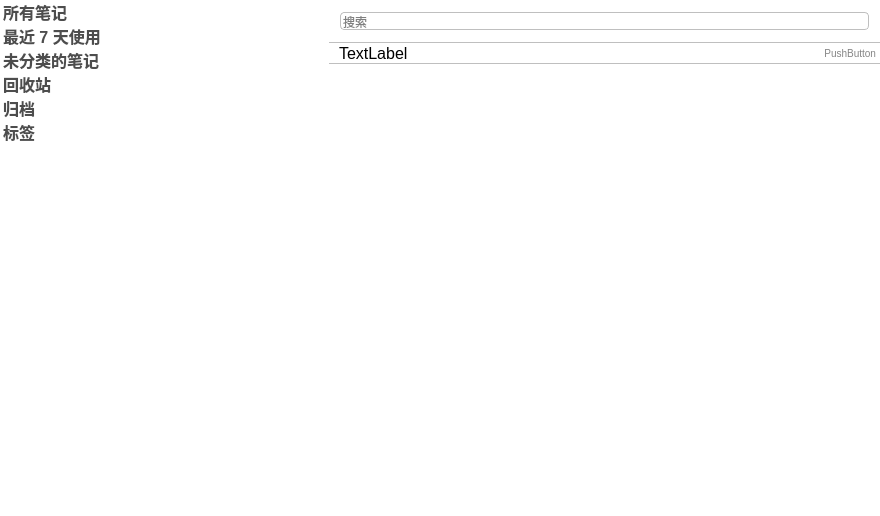
<?xml version="1.0" encoding="UTF-8"?>
<ui version="4.0">
 <class>MainWindow</class>
 <widget class="QMainWindow" name="MainWindow">
  <property name="geometry">
   <rect>
    <x>0</x>
    <y>0</y>
    <width>880</width>
    <height>516</height>
   </rect>
  </property>
  <property name="windowTitle">
   <string>MainWindow</string>
  </property>
  <property name="styleSheet">
   <string notr="true"/>
  </property>
  <property name="dockNestingEnabled">
   <bool>false</bool>
  </property>
  <widget class="QWidget" name="centralWidget">
   <property name="minimumSize">
    <size>
     <width>0</width>
     <height>460</height>
    </size>
   </property>
   <property name="styleSheet">
    <string notr="true">/* folderList */
QTreeView#groupTreeWidget{
	background-color: #ffffff;
	color:rgb(77, 77, 77);
	font-size: 12px;
	border: 0px;
}

QTreeView#groupTreeWidget::item:selected:!active,
QTreeView#groupTreeWidget::item:selected:active {
	background:rgb(218, 216, 222);
	color:rgb(77, 77, 77);
}

QTreeWidget#groupTreeWidget::item:hover {
  background-color: #ffffff;
}

QTreeWidget#groupTreeWidget::branch:selected:!active,
QTreeWidget#groupTreeWidget::branch:selected:active{
	background:rgb(218, 216, 222);
}

QWidget#widget{
	background-color: #ffffff;
}

QPushButton#pushButton_noteAdd,
QPushButton#pushButton_add{
	border-image: url(:/images/icon-add-up.png);
}

QPushButton#pushButton_noteAdd:pressed,
QPushButton#pushButton_add:pressed{
	border-image: url(:/images/icon-add-down.png);
}

QPushButton#pushButton_noteSubtract,
QPushButton#pushButton_subtract{
	border-image: url(:/images/icon-subtract-up.png);
}

QPushButton#pushButton_noteSubtract:pressed,
QPushButton#pushButton_subtract:pressed{
	border-image: url(:/images/icon-subtract-down.png);
}

/* noteList */

QWidget#widget_noteSearch {
	background-color: #ffffff;
}

QWidget#widget_noteSort{
	background-color: #ffffff;
	border-top: 0.5px solid rgb(191, 191, 191);
	border-bottom: 0.5px solid rgb(191, 191, 191);
}

QLineEdit#lineEdit_noteSearch{
	border-radius: 4px;
	border: 0.5px solid rgb(191, 191, 191);
	font-size: 12px;
}

QLabel#label_category{
	color: #808080;
}

QPushButton#pushButton_sort{
  border: none;
  font-size: 10px;
  height: 18px;
  color: #848484;
  border-radius: 4px;
}

QPushButton#pushButton_sort:hover{
  background-color: #d1d1d1;
  border-style: outset;
  color: #ffffff;
}

QPushButton#pushButton_sort:pressed{
  background-color: #929292;
  border-style: outset;
}

QPushButton#pushButton_sort::menu-indicator{
  image: url(:/images/icon-down-848484.png);
  subcontrol-position: right center;
  subcontrol-origin: padding;
  width: 8px;
  padding-left: 2px;
  padding-right: 6px;
}

QPushButton#pushButton_sort::menu-indicator:hover{
  image: url(:/images/icon-down-ffffff.png);
}

QListView#noteListWidget{
	background-color:rgb(255, 255, 255);
	font-size: 12px;
	border: 0;
  color: #ffffff;
}

QListView#noteListWidget::item:selected:!active,
QListView#noteListWidget::item:selected:active {
  background:#F5F5F5;
  color: #F5F5F5;
}

QListView#noteListWidget::item:hover {
  background: #ffffff;
}

QWidget#widget_6{
  background-color: #ffffff;
}
</string>
   </property>
   <layout class="QVBoxLayout" name="verticalLayout_2">
    <property name="spacing">
     <number>0</number>
    </property>
    <property name="leftMargin">
     <number>0</number>
    </property>
    <property name="topMargin">
     <number>0</number>
    </property>
    <property name="rightMargin">
     <number>0</number>
    </property>
    <property name="bottomMargin">
     <number>0</number>
    </property>
    <item>
     <widget class="QSplitter" name="splitter">
      <property name="orientation">
       <enum>Qt::Horizontal</enum>
      </property>
      <property name="opaqueResize">
       <bool>true</bool>
      </property>
      <property name="handleWidth">
       <number>0</number>
      </property>
      <property name="childrenCollapsible">
       <bool>false</bool>
      </property>
      <widget class="QFrame" name="widget_sidebar">
       <property name="sizePolicy">
        <sizepolicy hsizetype="Preferred" vsizetype="Preferred">
         <horstretch>0</horstretch>
         <verstretch>0</verstretch>
        </sizepolicy>
       </property>
       <property name="minimumSize">
        <size>
         <width>160</width>
         <height>0</height>
        </size>
       </property>
       <property name="maximumSize">
        <size>
         <width>16777215</width>
         <height>16777215</height>
        </size>
       </property>
       <property name="styleSheet">
        <string notr="true"/>
       </property>
       <layout class="QVBoxLayout" name="verticalLayout_4">
        <property name="spacing">
         <number>0</number>
        </property>
        <property name="leftMargin">
         <number>0</number>
        </property>
        <property name="topMargin">
         <number>0</number>
        </property>
        <property name="rightMargin">
         <number>0</number>
        </property>
        <property name="bottomMargin">
         <number>0</number>
        </property>
        <item>
         <widget class="GroupTreeWidget" name="groupTreeWidget">
          <property name="font">
           <font>
            <pointsize>-1</pointsize>
           </font>
          </property>
          <property name="styleSheet">
           <string notr="true"/>
          </property>
          <property name="verticalScrollBarPolicy">
           <enum>Qt::ScrollBarAsNeeded</enum>
          </property>
          <property name="horizontalScrollBarPolicy">
           <enum>Qt::ScrollBarAlwaysOff</enum>
          </property>
          <property name="indentation">
           <number>11</number>
          </property>
          <property name="rootIsDecorated">
           <bool>false</bool>
          </property>
          <property name="itemsExpandable">
           <bool>false</bool>
          </property>
          <attribute name="headerVisible">
           <bool>false</bool>
          </attribute>
          <column>
           <property name="text">
            <string>1</string>
           </property>
           <property name="font">
            <font>
             <pointsize>14</pointsize>
            </font>
           </property>
          </column>
          <item>
           <property name="text">
            <string>所有笔记</string>
           </property>
           <property name="font">
            <font>
             <pointsize>12</pointsize>
             <weight>75</weight>
             <bold>true</bold>
            </font>
           </property>
           <property name="foreground">
            <brush brushstyle="NoBrush">
             <color alpha="255">
              <red>111</red>
              <green>111</green>
              <blue>114</blue>
             </color>
            </brush>
           </property>
           <property name="icon">
            <iconset resource="../resources/resources.qrc">
             <normaloff>:/images/icon-allnote.png</normaloff>:/images/icon-allnote.png</iconset>
           </property>
          </item>
          <item>
           <property name="text">
            <string>最近 7 天使用</string>
           </property>
           <property name="font">
            <font>
             <pointsize>12</pointsize>
             <weight>75</weight>
             <bold>true</bold>
            </font>
           </property>
           <property name="foreground">
            <brush brushstyle="NoBrush">
             <color alpha="255">
              <red>111</red>
              <green>111</green>
              <blue>114</blue>
             </color>
            </brush>
           </property>
           <property name="icon">
            <iconset resource="../resources/resources.qrc">
             <normaloff>:/images/icon-recent.png</normaloff>:/images/icon-recent.png</iconset>
           </property>
          </item>
          <item>
           <property name="text">
            <string>未分类的笔记</string>
           </property>
           <property name="font">
            <font>
             <pointsize>12</pointsize>
             <weight>75</weight>
             <bold>true</bold>
            </font>
           </property>
           <property name="foreground">
            <brush brushstyle="NoBrush">
             <color alpha="255">
              <red>111</red>
              <green>111</green>
              <blue>114</blue>
             </color>
            </brush>
           </property>
           <property name="icon">
            <iconset resource="../resources/resources.qrc">
             <normaloff>:/images/icon-notclassify.png</normaloff>:/images/icon-notclassify.png</iconset>
           </property>
          </item>
          <item>
           <property name="text">
            <string>回收站</string>
           </property>
           <property name="font">
            <font>
             <pointsize>12</pointsize>
             <weight>75</weight>
             <bold>true</bold>
            </font>
           </property>
           <property name="foreground">
            <brush brushstyle="NoBrush">
             <color alpha="255">
              <red>111</red>
              <green>111</green>
              <blue>114</blue>
             </color>
            </brush>
           </property>
           <property name="icon">
            <iconset resource="../resources/resources.qrc">
             <normaloff>:/images/icon-trash.png</normaloff>:/images/icon-trash.png</iconset>
           </property>
          </item>
          <item>
           <property name="text">
            <string>归档</string>
           </property>
           <property name="font">
            <font>
             <pointsize>12</pointsize>
             <weight>75</weight>
             <bold>true</bold>
            </font>
           </property>
           <property name="foreground">
            <brush brushstyle="NoBrush">
             <color alpha="255">
              <red>111</red>
              <green>111</green>
              <blue>114</blue>
             </color>
            </brush>
           </property>
           <property name="icon">
            <iconset resource="../resources/resources.qrc">
             <normaloff>:/images/icon-folder.png</normaloff>:/images/icon-folder.png</iconset>
           </property>
           <property name="flags">
            <set>ItemIsEnabled</set>
           </property>
          </item>
          <item>
           <property name="text">
            <string>标签</string>
           </property>
           <property name="font">
            <font>
             <pointsize>12</pointsize>
             <weight>75</weight>
             <bold>true</bold>
            </font>
           </property>
           <property name="foreground">
            <brush brushstyle="NoBrush">
             <color alpha="255">
              <red>111</red>
              <green>111</green>
              <blue>114</blue>
             </color>
            </brush>
           </property>
           <property name="icon">
            <iconset resource="../resources/resources.qrc">
             <normaloff>:/images/icon-tags.png</normaloff>:/images/icon-tags.png</iconset>
           </property>
           <property name="flags">
            <set>ItemIsEnabled</set>
           </property>
          </item>
         </widget>
        </item>
        <item>
         <widget class="QWidget" name="widget" native="true">
          <property name="minimumSize">
           <size>
            <width>0</width>
            <height>24</height>
           </size>
          </property>
          <property name="maximumSize">
           <size>
            <width>16777215</width>
            <height>24</height>
           </size>
          </property>
          <property name="styleSheet">
           <string notr="true"/>
          </property>
          <layout class="QHBoxLayout" name="horizontalLayout">
           <property name="spacing">
            <number>6</number>
           </property>
           <property name="sizeConstraint">
            <enum>QLayout::SetDefaultConstraint</enum>
           </property>
           <property name="leftMargin">
            <number>8</number>
           </property>
           <property name="topMargin">
            <number>0</number>
           </property>
           <property name="rightMargin">
            <number>0</number>
           </property>
           <property name="bottomMargin">
            <number>0</number>
           </property>
           <item>
            <widget class="QPushButton" name="pushButton_add">
             <property name="maximumSize">
              <size>
               <width>16</width>
               <height>16</height>
              </size>
             </property>
             <property name="styleSheet">
              <string notr="true"/>
             </property>
             <property name="text">
              <string/>
             </property>
             <property name="iconSize">
              <size>
               <width>16</width>
               <height>16</height>
              </size>
             </property>
             <property name="default">
              <bool>false</bool>
             </property>
             <property name="flat">
              <bool>true</bool>
             </property>
            </widget>
           </item>
           <item>
            <widget class="QPushButton" name="pushButton_subtract">
             <property name="maximumSize">
              <size>
               <width>16</width>
               <height>16</height>
              </size>
             </property>
             <property name="font">
              <font>
               <pointsize>13</pointsize>
              </font>
             </property>
             <property name="styleSheet">
              <string notr="true"/>
             </property>
             <property name="text">
              <string/>
             </property>
             <property name="iconSize">
              <size>
               <width>16</width>
               <height>16</height>
              </size>
             </property>
             <property name="flat">
              <bool>true</bool>
             </property>
            </widget>
           </item>
           <item>
            <spacer name="horizontalSpacer">
             <property name="orientation">
              <enum>Qt::Horizontal</enum>
             </property>
             <property name="sizeHint" stdset="0">
              <size>
               <width>40</width>
               <height>20</height>
              </size>
             </property>
            </spacer>
           </item>
          </layout>
         </widget>
        </item>
       </layout>
      </widget>
      <widget class="QFrame" name="widget_listBar">
       <property name="minimumSize">
        <size>
         <width>200</width>
         <height>0</height>
        </size>
       </property>
       <property name="maximumSize">
        <size>
         <width>16777215</width>
         <height>16777215</height>
        </size>
       </property>
       <property name="styleSheet">
        <string notr="true"/>
       </property>
       <layout class="QVBoxLayout" name="verticalLayout">
        <property name="spacing">
         <number>0</number>
        </property>
        <property name="leftMargin">
         <number>0</number>
        </property>
        <property name="topMargin">
         <number>0</number>
        </property>
        <property name="rightMargin">
         <number>0</number>
        </property>
        <property name="bottomMargin">
         <number>0</number>
        </property>
        <item>
         <widget class="QWidget" name="widget_noteSearch" native="true">
          <property name="minimumSize">
           <size>
            <width>0</width>
            <height>42</height>
           </size>
          </property>
          <property name="maximumSize">
           <size>
            <width>16777215</width>
            <height>42</height>
           </size>
          </property>
          <layout class="QVBoxLayout" name="verticalLayout_5">
           <item>
            <widget class="QLineEdit" name="lineEdit_noteSearch">
             <property name="placeholderText">
              <string>搜索</string>
             </property>
            </widget>
           </item>
          </layout>
         </widget>
        </item>
        <item>
         <widget class="QWidget" name="widget_noteSort" native="true">
          <property name="minimumSize">
           <size>
            <width>0</width>
            <height>22</height>
           </size>
          </property>
          <property name="maximumSize">
           <size>
            <width>16777215</width>
            <height>22</height>
           </size>
          </property>
          <layout class="QHBoxLayout" name="horizontalLayout_3">
           <property name="spacing">
            <number>0</number>
           </property>
           <property name="leftMargin">
            <number>10</number>
           </property>
           <property name="topMargin">
            <number>0</number>
           </property>
           <property name="rightMargin">
            <number>4</number>
           </property>
           <property name="bottomMargin">
            <number>0</number>
           </property>
           <item>
            <widget class="QLabel" name="label_groupName">
             <property name="minimumSize">
              <size>
               <width>0</width>
               <height>13</height>
              </size>
             </property>
             <property name="font">
              <font>
               <pointsize>12</pointsize>
              </font>
             </property>
             <property name="styleSheet">
              <string notr="true"/>
             </property>
             <property name="text">
              <string>TextLabel</string>
             </property>
             <property name="textFormat">
              <enum>Qt::AutoText</enum>
             </property>
             <property name="alignment">
              <set>Qt::AlignLeading|Qt::AlignLeft|Qt::AlignVCenter</set>
             </property>
             <property name="margin">
              <number>0</number>
             </property>
             <property name="indent">
              <number>-1</number>
             </property>
            </widget>
           </item>
           <item>
            <spacer name="horizontalSpacer_3">
             <property name="orientation">
              <enum>Qt::Horizontal</enum>
             </property>
             <property name="sizeHint" stdset="0">
              <size>
               <width>286</width>
               <height>7</height>
              </size>
             </property>
            </spacer>
           </item>
           <item>
            <widget class="QPushButton" name="pushButton_sort">
             <property name="styleSheet">
              <string notr="true"/>
             </property>
             <property name="text">
              <string>   PushButton</string>
             </property>
            </widget>
           </item>
          </layout>
         </widget>
        </item>
        <item>
         <widget class="NoteListWidget" name="noteListWidget">
          <property name="minimumSize">
           <size>
            <width>0</width>
            <height>0</height>
           </size>
          </property>
          <property name="maximumSize">
           <size>
            <width>16777215</width>
            <height>16777215</height>
           </size>
          </property>
          <property name="styleSheet">
           <string notr="true"/>
          </property>
          <property name="verticalScrollBarPolicy">
           <enum>Qt::ScrollBarAsNeeded</enum>
          </property>
          <property name="horizontalScrollBarPolicy">
           <enum>Qt::ScrollBarAlwaysOff</enum>
          </property>
          <property name="sizeAdjustPolicy">
           <enum>QAbstractScrollArea::AdjustIgnored</enum>
          </property>
          <property name="isWrapping" stdset="0">
           <bool>false</bool>
          </property>
          <property name="resizeMode">
           <enum>QListView::Fixed</enum>
          </property>
          <property name="layoutMode">
           <enum>QListView::SinglePass</enum>
          </property>
          <property name="batchSize">
           <number>100</number>
          </property>
          <property name="wordWrap">
           <bool>false</bool>
          </property>
          <property name="selectionRectVisible">
           <bool>false</bool>
          </property>
          <property name="currentRow">
           <number>-1</number>
          </property>
          <property name="sortingEnabled">
           <bool>false</bool>
          </property>
         </widget>
        </item>
        <item>
         <widget class="QWidget" name="widget_6" native="true">
          <property name="minimumSize">
           <size>
            <width>0</width>
            <height>24</height>
           </size>
          </property>
          <property name="maximumSize">
           <size>
            <width>16777215</width>
            <height>24</height>
           </size>
          </property>
          <layout class="QHBoxLayout" name="horizontalLayout_2">
           <property name="spacing">
            <number>6</number>
           </property>
           <property name="leftMargin">
            <number>8</number>
           </property>
           <property name="topMargin">
            <number>0</number>
           </property>
           <property name="rightMargin">
            <number>0</number>
           </property>
           <property name="bottomMargin">
            <number>0</number>
           </property>
           <item>
            <widget class="QPushButton" name="pushButton_noteAdd">
             <property name="maximumSize">
              <size>
               <width>16</width>
               <height>16</height>
              </size>
             </property>
             <property name="styleSheet">
              <string notr="true"/>
             </property>
             <property name="text">
              <string/>
             </property>
             <property name="flat">
              <bool>true</bool>
             </property>
            </widget>
           </item>
           <item>
            <widget class="QPushButton" name="pushButton_noteSubtract">
             <property name="maximumSize">
              <size>
               <width>16</width>
               <height>16</height>
              </size>
             </property>
             <property name="styleSheet">
              <string notr="true"/>
             </property>
             <property name="text">
              <string/>
             </property>
             <property name="flat">
              <bool>true</bool>
             </property>
            </widget>
           </item>
           <item>
            <spacer name="horizontalSpacer_2">
             <property name="orientation">
              <enum>Qt::Horizontal</enum>
             </property>
             <property name="sizeHint" stdset="0">
              <size>
               <width>40</width>
               <height>20</height>
              </size>
             </property>
            </spacer>
           </item>
          </layout>
         </widget>
        </item>
       </layout>
      </widget>
      <widget class="QWidget" name="widget_editorPreview" native="true">
       <property name="styleSheet">
        <string notr="true"/>
       </property>
       <layout class="QVBoxLayout" name="verticalLayout_3">
        <property name="spacing">
         <number>0</number>
        </property>
        <property name="leftMargin">
         <number>0</number>
        </property>
        <property name="topMargin">
         <number>0</number>
        </property>
        <property name="rightMargin">
         <number>0</number>
        </property>
        <property name="bottomMargin">
         <number>0</number>
        </property>
        <item>
         <widget class="QStackedWidget" name="stackWidget_editor">
          <widget class="MarkdownEditorWidget" name="markdownEditorWidget"/>
          <widget class="QWidget" name="page_noEdit"/>
         </widget>
        </item>
       </layout>
      </widget>
     </widget>
    </item>
   </layout>
  </widget>
 </widget>
 <layoutdefault spacing="6" margin="11"/>
 <customwidgets>
  <customwidget>
   <class>MarkdownEditorWidget</class>
   <extends>QWidget</extends>
   <header>markdowneditorwidget.h</header>
   <container>1</container>
  </customwidget>
  <customwidget>
   <class>GroupTreeWidget</class>
   <extends>QTreeWidget</extends>
   <header location="global">grouptreewidget.h</header>
  </customwidget>
  <customwidget>
   <class>NoteListWidget</class>
   <extends>QListWidget</extends>
   <header location="global">notelistwidget.h</header>
  </customwidget>
 </customwidgets>
 <resources>
  <include location="../resources/resources.qrc"/>
 </resources>
 <connections/>
</ui>
